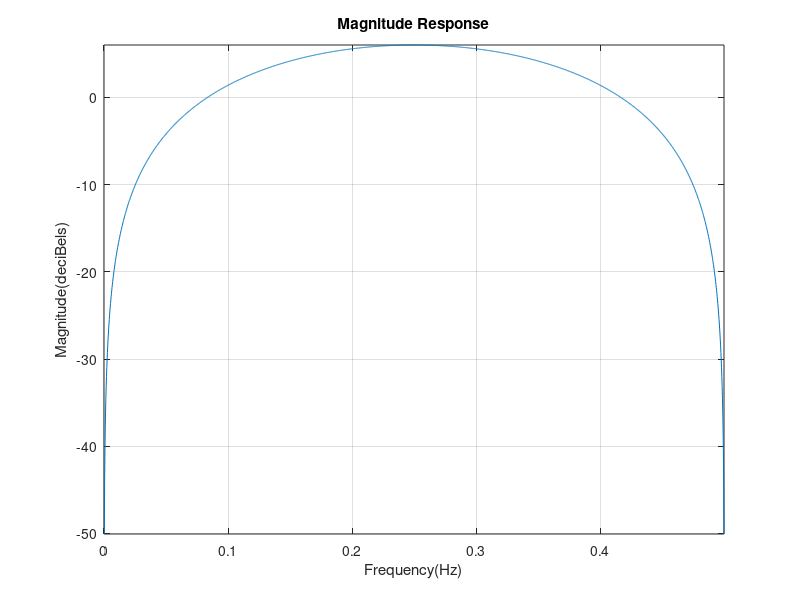
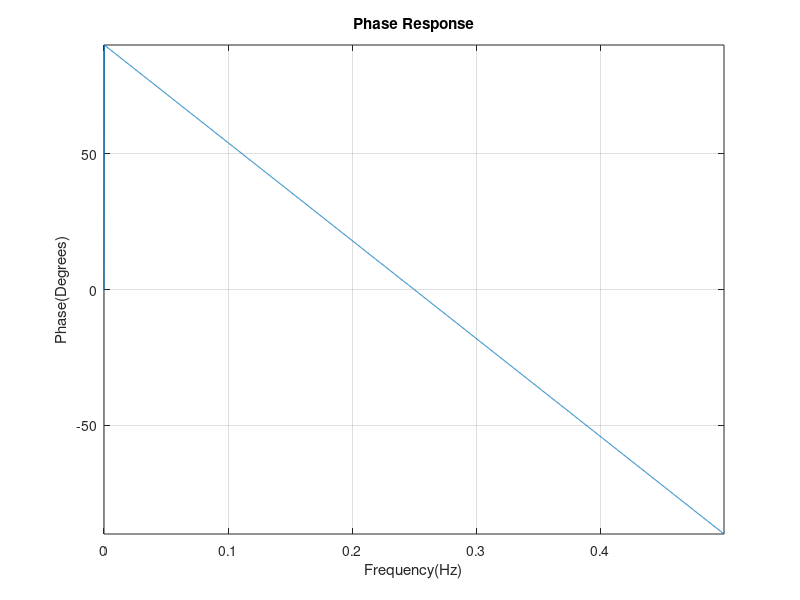

MATLAB code for these plots, in order: (Note: this script raises an error after producing the figures.)
%Three point central difference Filter
b=[1 0 -1];% Equation is 1+0*z^{-1}+(-1)*z^{-2}
a=[1];% 'b' is NUMERATOR coefficients and 'a' is DENOMINATOR coefficients

[h,w]=freqz(b,a,2001);%freqz is for negative powers of z
% 'n' here(i.e 2001) is n points equally spaced around the unit circle
%h here is H(w), frequency response for 2001 values of w(Angular frequency)
%H(w) is complex valued, it has phase and magnitude response
%abs(h) gives magnitude response, angle(h) gives phase in RADIANS([-pi,pi])

figure;
plot(w/(2*pi),20*log10(abs(h))); %20*log10() is to convert magnitude response into deciBels 
xlabel('Frequency(Hz)'); ylabel('Magnitude(deciBels)');axis tight;grid on;title('Magnitude Response');

figure;
plot(w/(2*pi), angle(h)*(180/pi));
xlabel('Frequency(Hz)'); ylabel('Phase(Degrees)');axis tight;grid on;title('Phase Response');

[z,p,k] = tf2zpk(b,a); %tf2zp is only for positive powers of z or s in numerator
%use tf2zpk for negative powers
%'k' is gain
fvtool(b,a,'polezero')
text(real(z)-0.1,imag(z)-0.1,'\bfZeros','color',[0 0.4 0])
text(real(p)-0.1,imag(p)-0.1,'\bfPoles','color',[0.6 0 0])